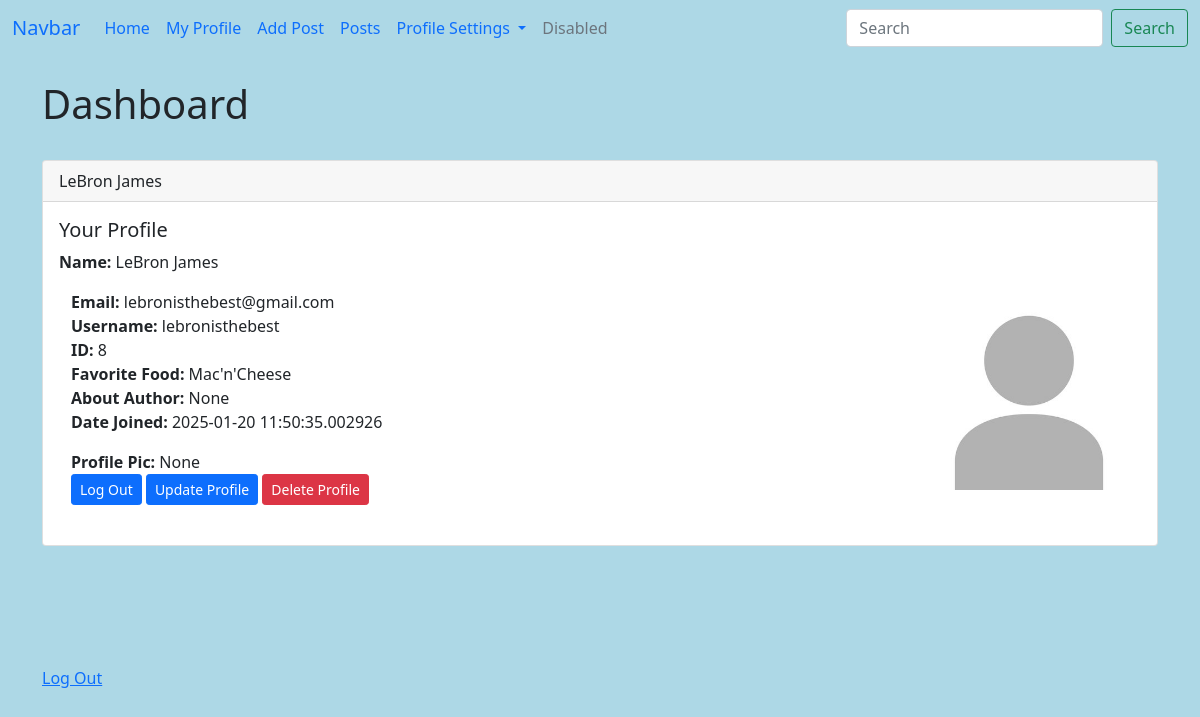
/dashboard (signed in), run on the app's committed database.
### whynot.py (models this page shows, shortened)
class Users(db.Model,UserMixin):
    id= db.Column(db.Integer, primary_key=True)
    username=db.Column(db.String(20))
    name=db.Column(db.String(200),nullable=False) #200 is the max amount of string. Cannot be nothing as per nullable=False
    email=db.Column(db.String(120),nullable=False,unique=True) #only one email per user allowed due to unique=
    favorite_food=db.Column(db.String(150))
    about_author=db.Column(db.Text(500),nullable=True)
    date_added=db.Column(db.DateTime, default=datetime.now) # puts current date when they fill out the form
    profile_pic=db.Column(db.String(150),nullable=True)
    password_hash = db.Column(db.String(120))
    posts=db.relationship('Posts',backref='poster')
    @property
    def password(self): # We define the password here
        raise AttributeError('Password is not a readable attributle!')

### whynot.py (the view)
@app.route('/dashboard',methods=['GET','POST'])
@login_required #must be logged in to view dashboard
def dashboard():
    form = LoginForm()
    return render_template('dashboard.html')

### webforms.py
class LoginForm(FlaskForm):
    username=StringField("Username: ",validators=[DataRequired()])
    password=PasswordField("Password: ",validators=[DataRequired()])
    submit=SubmitField("Submit")

class SearchForm(FlaskForm):
    searched=StringField("Searched ",validators=[DataRequired()])
    submit=SubmitField("Submit")

### whynot.py (called while the page is built)
@login_manager.user_loader
def load_user(user_id):
    return Users.query.get(int(user_id))

@app.context_processor
def base():
    form=SearchForm()
    return dict(form=form)

### templates/dashboard.html (shortened to what this page needs)
{% extends 'base.html' %}
{% block content %}
<h1>Dashboard</h1>
<br/>
<div class="card">
    <div class="card-header">
        {{ current_user.name }}
    </div>
    <div class="card-body">
      <h5 class="card-title">Your Profile</h5>
      <p class="card-text"><strong>Name: </strong> {{ current_user.name }}<br/>
          <div class="container">
            <div class="row">
              <div class="col-8">
        <strong>Email: </strong> {{ current_user.email }} <br/>
        <strong>Username: </strong> {{ current_user.username }} <br/>
        <strong>ID: </strong> {{ current_user.id }} <br/>
        <strong>Favorite Food: </strong> {{ current_user.favorite_food }} <br/>
        <strong>About Author: </strong> {{ current_user.about_author }} <br/>
        <strong>Date Joined: </strong> {{ current_user.date_added }} <br/></p>
        <strong>Profile Pic: </strong> {{ current_user.profile_pic }} <br/>
      <a href="{{ url_for('logout') }}" class="btn btn-primary btn-sm">Log Out</a>
      <a href="{{ url_for('update',id=current_user.id) }}" class="btn btn-primary btn-sm">Update Profile</a>
      <a href="{{ url_for('delete',id=current_user.id) }}" class="btn btn-danger btn-sm">Delete Profile</a>
      <br/><br/>
      </div>
      <div class="col-4">
        {% if current_user.profile_pic %}
        <img src="{{ url_for('static',filename='images/' + current_user.profile_pic) }}" width="200" align="right">
        {% else %}
        <img src="{{ url_for('static',filename='images/default_profile_pic.jpg') }}" width="200" align="right">
        {% endif %}
      </div>
      </div>
      </div>
<br/><br/>
<br/><br/><br/>
<a href="{{ url_for('logout') }}">Log Out</a>
{% endblock %}

### static/css/style.css (style rules this page uses)
body { background-color: lightblue; }

### data on the page
Users: name "LeBron James", email "lebronisthebest@gmail.com", username "lebronisthebest", id "8", favorite_food "Mac'n'Cheese", about_author "None", date_added "2025-01-20 11:50:35.002926", profile_pic "None"
